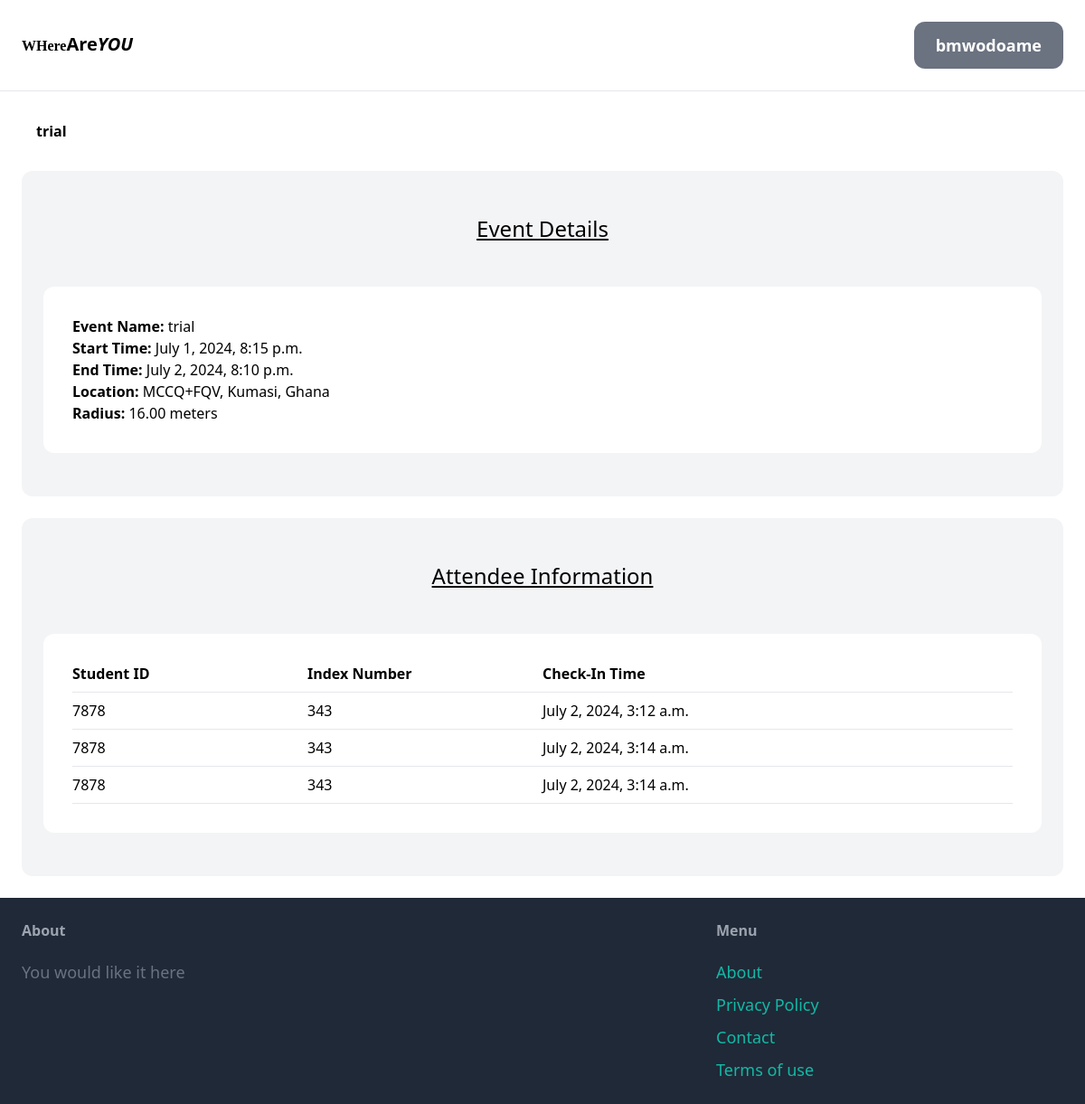
The page /spencer/science/Computer 1/6/view-event/ (signed in) on the database its author committed.
### core/models.py (models this page shows, shortened)
class Event(models.Model):
    event_id = models.AutoField(primary_key=True)
    related_class = models.ForeignKey(Class, on_delete=models.CASCADE)
    event_name = models.CharField(max_length=100, blank=True)
    start_time = models.DateTimeField()
    end_time = models.DateTimeField()
    location_address = models.CharField(max_length=200,null=True, blank=True)
    radius = models.DecimalField(max_digits=5, decimal_places=2)
    is_student_id_required = models.BooleanField(default=False)
    is_index_number_required = models.BooleanField(default=False)
    is_student_name_required = models.BooleanField(default=False)
    created_at = models.DateTimeField(auto_now_add=True)
    checkpoint_lat = models.DecimalField(decimal_places=7, max_digits=15, null=True)
    checkpoint_lng =  models.DecimalField(decimal_places=7, max_digits=15, null=True)
    class Meta:
        ordering = ['-created_at']

class CheckIn(models.Model):
    event = models.ForeignKey(Event, on_delete=models.CASCADE)
    student_id = models.CharField(max_length=100, blank=True, null=True)
    index_number = models.CharField(max_length=100, blank=True, null=True)
    student_name = models.CharField(max_length=100, blank=True, null=True)
    check_in_time = models.DateTimeField(auto_now_add=True)

### core/views.py (the view)
# urls.py: path('<str:username>/<str:coursename>/<str:classname>/<int:event_id>/view-event/', views.view_event, name='view_event'),
@login_required
def view_event(request, username, coursename, classname, event_id):
    event = get_object_or_404(Event, pk=event_id, related_class__course__name=coursename, related_class__class_name=classname)
    check_ins = CheckIn.objects.filter(event=event)
    context = {
        'event': event,
        'check_ins': check_ins,
        'is_student_id_required': event.is_student_id_required,
        'is_index_number_required': event.is_index_number_required,
        'is_student_name_required': event.is_student_name_required,
    }
    return render(request, 'core/view_event.html', context)

### core/templates/core/view_event.html (shortened to what this page needs)
{% extends 'core/base.html' %}
{% block content %}
<div class="flex justify-between items-center text-black font-bold py-2 px-4 rounded">
    <h1>{{ event.event_name }}</h1>
</div>
<div class="mt-6 px-6 py-12 bg-gray-100 rounded-xl">
    <h2 class="mb-12 text-2xl text-center"><u>Event Details</u></h2>
    <div class="bg-white p-8 rounded-xl">
        {% if event.event_name %}
        <p><strong>Event Name:</strong> {{ event.event_name }}</p>
        {% endif %}
        <p><strong>Start Time:</strong> {{ event.start_time }}</p>
        <p><strong>End Time:</strong> {{ event.end_time }}</p>
        <p><strong>Location:</strong> {{ event.location_address }}</p>
        <p><strong>Radius:</strong> {{ event.radius }} meters</p>
    </div>
</div>
<div class="mt-6 px-6 py-12 bg-gray-100 rounded-xl">
    <h2 class="mb-12 text-2xl text-center"><u>Attendee Information</u></h2>
    <div class="bg-white p-8 rounded-xl">
        {% if check_ins %}
            <div class="grid grid-cols-4 font-bold border-b border-gray-200 pb-2">
                {% if is_student_id_required %}<div>Student ID</div>{% endif %}
                {% if is_index_number_required %}<div>Index Number</div>{% endif %}
                <div>Check-In Time</div>
            </div>
            {% for check_in in check_ins %}
            <div class="grid grid-cols-4 py-2 border-b border-gray-200">
                {% if is_student_id_required %}<div>{{ check_in.student_id }}</div>{% endif %}
                {% if is_index_number_required %}<div>{{ check_in.index_number }}</div>{% endif %}
                <div>{{ check_in.check_in_time }}</div>
            </div>
            {% endfor %}
        {% else %}
            <p>No attendees have checked in for this event yet.</p>
        {% endif %}
    </div>
</div>
{% endblock %}

### core/templates/core/base.html (shortened to what this page needs)
{% load static %}
<!DOCTYPE html>
<html>
<head>
    <script src="https://cdn.tailwindcss.com"></script>
    <link href='https://unpkg.com/boxicons@2.1.1/css/boxicons.min.css' rel='stylesheet'>
</head>
<body class="relative">
    <nav class="py-6 px-6 flex justify-between items-center border-b border-gray-200">
        <a href="/" class="text-xl font-semibold"><small style="font-family:Calibri">W<b>H</b>ere</small>Are<i>YOU</i></a>
        <div class="space-x-6">
            {% if request.user.is_authenticated %}
            <button id="sidebarToggle" class="px-6 py-3 text-lg font-semibold bg-gray-500 text-white rounded-xl hover:bg-gray-700">{{ user.username }}</button>
            {% else %}
            <a href="#" class="px-6 py-3 text-lg font-semibold bg-teal-500 text-white rounded-xl hover:bg-teal-700">Sign up</a>
            <a href="#" class="px-6 py-3 text-lg font-semibold bg-gray-500 text-white rounded-xl hover:bg-gray-700">Sign in</a>
            {% endif %}
        </div>
    </nav>
    <div class="px-6 py-6">
        {% block content %}
        {% endblock content %}
    </div>
    <footer class="py-6 px-6 flex justify-between bg-gray-800">
        <div class="w-2/3 pr-10">
            <h3 class="mb-5 font-semibold text-gray-400">About</h3>
            <p class="text-lg text-gray-500"> You would like it here</p>
        </div>
        <div class="w-1/3">
            <h3 class="mb-5 font-semibold text-gray-400">Menu</h3>
            <ul class="space-y-2">
                <li><a href="#" class=" text-lg text-teal-500 hover:text-teal-700">About</a></li>
                <li><a href="#" class=" text-lg text-teal-500 hover:text-teal-700">Privacy Policy</a></li>
                <li><a href="#" class=" text-lg text-teal-500 hover:text-teal-700">Contact</a></li>
                <li><a href="#" class=" text-lg text-teal-500 hover:text-teal-700">Terms of use</a></li>
            </ul>
        </div>
    </footer>
</body>
</html>

### rows shown on the page
Event: event_name "trial", start_time "July 1, 2024, 8:15 p.m.", end_time "July 2, 2024, 8:10 p.m.", location_address "MCCQ+FQV, Kumasi, Ghana", radius "16.00"
CheckIn: student_id "7878", index_number "343", check_in_time "July 2, 2024, 3:12 a.m."
CheckIn: student_id "7878", index_number "343", check_in_time "July 2, 2024, 3:14 a.m."
CheckIn: student_id "7878", index_number "343", check_in_time "July 2, 2024, 3:14 a.m."

### other values the page prints
{{ user.username }} "bmwodoame"
